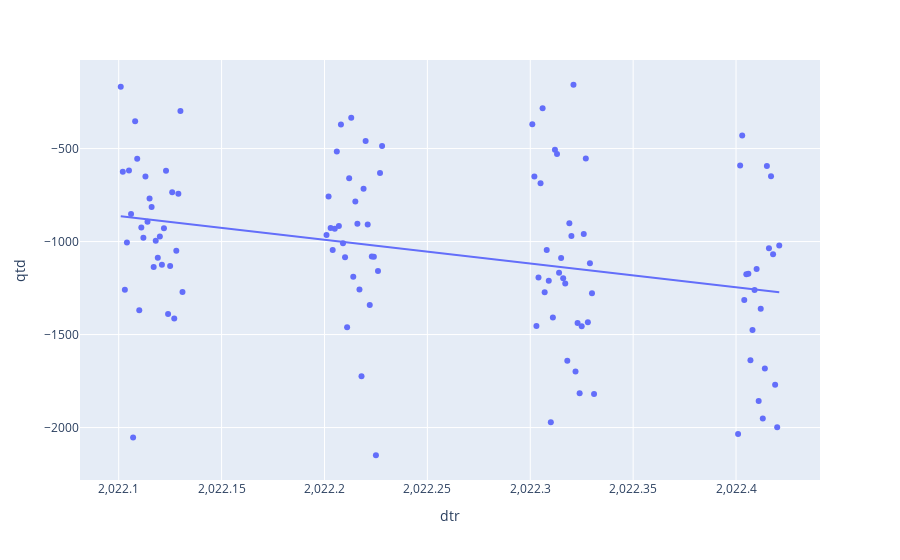

Notebook code for this chart:
### Code cell
import plotly.express as px
import os
import pandas  as pd
 
#Changing the current working directory

df = pd.read_json("VendaFINALDC.json")
df = df.copy()
 
categorical_col_updated = ['qtd','dtr']
#bike = pandas.get_dummies(bike, columns = categorical_col_updated) 
 
#Separating the dependent and independent data variables into two data frames.
from sklearn.model_selection import train_test_split 
  
X =df.drop(['dtr'],axis=1) 
Y = df['qtd']
 
#Building the Decision Tree Model on our dataset
from sklearn.tree import DecisionTreeRegressor
X_train, X_test, Y_train, Y_test = train_test_split(df, Y, test_size=0.2, random_state=0)

print (X_test.shape, Y_test.shape)
DT_model = DecisionTreeRegressor(max_depth=5).fit(X_train,Y_train)
DT_predict = DT_model.predict(X_test) #Predictions on Testing data
print(DT_predict)

#! pip install statsmodels

df =pd.read_json("VendaFINALDC.json")
fig = px.scatter(df, x="dtr", y="qtd", trendline="ols")
fig.show()
